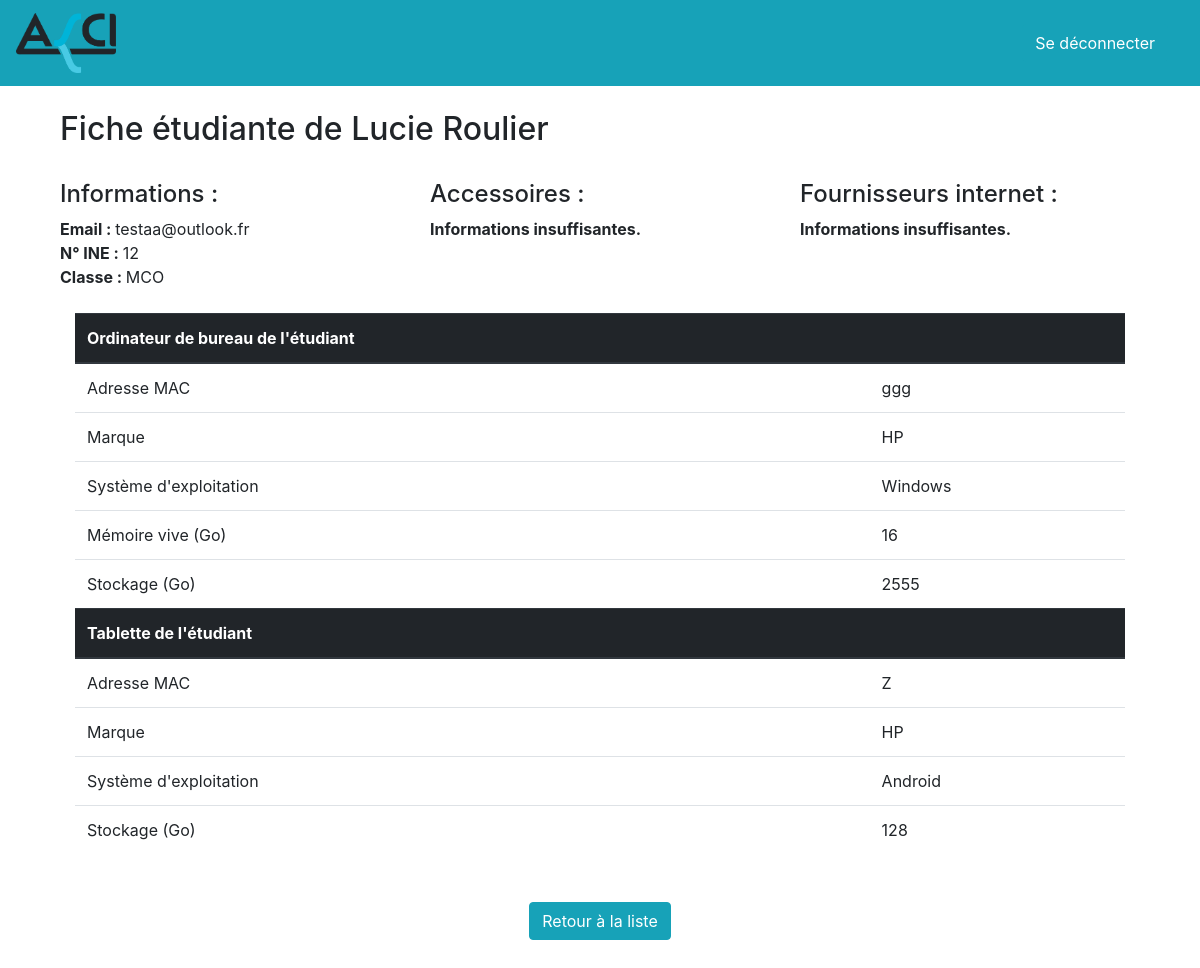
Page /studentCard.php?12 (signed in) on the committed database.
### tables this page shows
CREATE TABLE `chopin_user` (
  `FIRSTNAME` char(32) NOT NULL,
  `LASTNAME` char(32) NOT NULL,
  `ROLE` char(255) NOT NULL,
  `EMAIL` char(255) NOT NULL,
  `PASSWORD` char(255) NOT NULL
);

CREATE TABLE `student` (
  `INE_NUMBER` char(32) NOT NULL,
  `PHONE_PROVIDER` char(32) DEFAULT NULL,
  `EMAIL` char(255) NOT NULL,
  `INTERNET_PROVIDER` char(32) DEFAULT NULL,
  `BIRTHDAY` date NOT NULL,
  `CLASS` char(32) NOT NULL,
  `CREATION_DATE` datetime NOT NULL,
  `MODIFICATION_DATE` timestamp NOT NULL DEFAULT current_timestamp() ON UPDATE current_timestamp(),
  `UPLOAD` tinyint(1) DEFAULT NULL,
  `DOWNLOAD` tinyint(1) DEFAULT NULL,
  `HEADPHONES` tinyint(1) DEFAULT NULL,
  `MICROPHONE` tinyint(1) DEFAULT NULL,
  `WEBCAM` tinyint(1) DEFAULT NULL,
  `DATA` varchar(128) DEFAULT NULL,
  `TOKEN` varchar(60) DEFAULT NULL,
  `CONFIRMED_AT` datetime DEFAULT NULL
);

CREATE TABLE `desktop` (
  `MAC_ADDRESS` char(32) NOT NULL,
  `INE_NUMBER` char(32) NOT NULL,
  `RAM` bigint(4) DEFAULT NULL,
  `BRAND` char(32) NOT NULL,
  `OPERATING_SYSTEM` char(32) DEFAULT NULL,
  `STORAGE` bigint(4) DEFAULT NULL
);

CREATE TABLE `tablet` (
  `MAC_ADDRESS` char(32) NOT NULL,
  `INE_NUMBER` char(32) NOT NULL,
  `BRAND` char(32) NOT NULL,
  `OPERATING_SYSTEM` char(32) DEFAULT NULL,
  `STORAGE` bigint(4) DEFAULT NULL
);

### function/callPDO.php (called while the page is built, shortened)
<?php
function callPDO(){
    $user = '';
    $password = '';
    $dsn = 'mysql:host=localhost;dbname=' ;
    try {
        return new PDO($dsn, $user, $password);
    } catch(PDOException $e) {
        return strval($e);
    }
}
function getEquipmentPDO(string $ine, $table){
    $pdo = callPDO();
    $query = $pdo->prepare('SELECT * FROM '. $table .' WHERE '.$table.'.INE_NUMBER = :ine');
    $query->execute(array('ine' => $ine));
    return $query->fetchAll();
}
function getStudent(string $ine){
    $pdo = callPDO();
    $query = $pdo->prepare("SELECT * FROM chopin_user JOIN student ON chopin_user.EMAIL = student.EMAIL WHERE student.INE_NUMBER = :ine");
    $query->execute(array('ine' => $ine));
    return $query->fetchAll();
}
?>

### studentCard.php (the view, shortened to what this page needs)
<?php
require_once 'function/callPDO.php';
$student = getStudent(key($_GET));
$equipment = [];
$tableau = [];
$label = [
    "Ordinateur de bureau de l'étudiant",
    "Ordinateur portable de l'étudiant",
    "Tablette de l'étudiant",
    "Smartphone de l'étudiant"
];
array_push($tableau,
    DESKTOP,
    LAPTOP,
    TABLET,
    SMARTPHONE,
    GEARS,
    INTERNET
);
array_push($equipment,
    getEquipmentPDO(key($_GET), 'desktop'),
    getEquipmentPDO(key($_GET), 'laptop'),
    getEquipmentPDO(key($_GET), 'tablet'),
    getEquipmentPDO(key($_GET), 'smartphone')
);
require_once 'element/header.php';
?>
<div class="container">
    <?php if(!empty($student)) :?>
    <div class="row mb-4">
        <div class="col-md-12">
            <h2>Fiche étudiante de <?= $student[0]['FIRSTNAME'] .' '. $student[0]['LASTNAME']?></h2>
            <br>
        </div>
        <div class="col-md-4">
            <h4>Informations :</h4>
            <strong>Email : </strong><?= $student[0]['EMAIL'] ?><br>
            <strong>N° INE : </strong><?= $student[0]['INE_NUMBER'] ?><br>
            <strong>Classe : </strong><span style="text-transform:uppercase"><?= $student[0]['CLASS'] ?></span><br>
        </div>
        <div class="col-md-4">
            <h4>Accessoires :</h4>
            <?php if (empty($student[0]['HEADPHONES']) && empty($student[0]['MICROPHONE']) && empty($student[0]['WEBCAM'])): ?>
                <strong>Informations insuffisantes.</strong><br>
            <?php else: ?>
                <?php foreach($tableau[4] as $index => $gears): ?>
                    <?= '<strong>'.$gears. ($student[0][$index]==='1' ? '</strong> : Oui<br>' : '</strong> : Non<br>') ?>
                <?php endforeach; ?>
            <?php endif; ?>
        </div>
        <div class="col-md-4">
            <h4>Fournisseurs internet :</h4>
            <?php if (empty($student[0]['PHONE_PROVIDER']) && empty($student[0]['INTERNET_PROVIDER']) && empty($student[0]['UPLOAD']) && empty($student[0]['DOWNLOAD'])): ?>
                <strong>Informations insuffisantes.</strong><br>
            <?php else: ?>
                <?php foreach($tableau[5] as $index => $internet): ?>
                    <?= '<strong>'.$internet. ($student[0][$index] ? '</strong> : '.$student[0][$index].'<br>' : '</strong> : Non renseigné<br>')  ?>
                <?php endforeach; ?>
            <?php endif; ?>
        </div>
    </div>
        <?php if(array_filter($equipment)): ?>
        <div class="col-md-12 mt-4">
            <table class="table">
                <?php foreach ($equipment as $index => $info): ?>
                    <?php if(!empty($equipment[$index])): ?>
                        <thead colspan='2' class="thead-dark">
                            <th><?= $label[$index] ?><th>
                        <?php foreach ($tableau[$index] as $num => $info) :?>
                            <tr>
                                <td><?= $info ?></td>
                                <td><?= $equipment[$index][0][$num] ?></td>
                            </tr>
                        <?php endforeach; ?>
                        </thead>
                    <?php endif; ?>
                <?php endforeach; ?>
            </table>
        </div>
        <?php else: ?>
        <div class="col-md-12">
            <h2><?= $student[0]['FIRSTNAME'] .' '. $student[0]['LASTNAME']?> n'a saisi aucun renseignement sur son équipement.</h2>
        </div>
        <?php endif;?>
    <?php else: ?>
        <h2>Aucun élève n'est associé au numéro INE <strong><?= key($_GET) ?></strong></h2>
        <h2><a href="./<?= $_SESSION['role'] ?>.php">Retour sur ma page</a></h2>
    <?php endif; ?>
    <?php if($_SESSION['role'] === 'admin'): ?>
        <div class="col-md-12 mb-5 mt-5 text-center">
            <a href="./admin.php?<?= $student[0]['CLASS'] ?>"><button class="btn btn-info">Retour à la liste</button></a>
        </div>
    <?php endif; ?>
</div>
<?php require_once 'element/footer.php'; ?>

### rows in the picture
chopin_user: FIRSTNAME "Lucie", LASTNAME "Roulier", student.EMAIL "testaa@outlook.fr", student.INE_NUMBER "12", student.CLASS "MCO"
desktop: MAC_ADDRESS "ggg", BRAND "HP", OPERATING_SYSTEM "Windows", RAM "16", STORAGE "2555"
tablet: MAC_ADDRESS "Z", BRAND "HP", OPERATING_SYSTEM "Android", STORAGE "128"

### other values in the picture
$label[$index] "Ordinateur de bureau de l'étudiant"
$info "Adresse MAC"
$info "Marque"
$info "Système d'exploitation"
$info "Mémoire vive (Go)"
$info "Stockage (Go)"
$label[$index] "Tablette de l'étudiant"
